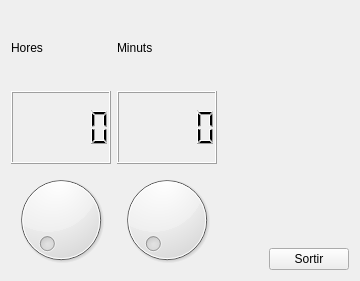
<?xml version="1.0" encoding="UTF-8"?>
<ui version="4.0">
 <class>MyForm</class>
 <widget class="QWidget" name="MyForm">
  <property name="geometry">
   <rect>
    <x>0</x>
    <y>0</y>
    <width>360</width>
    <height>281</height>
   </rect>
  </property>
  <property name="windowTitle">
   <string>Form</string>
  </property>
  <layout class="QHBoxLayout" name="horizontalLayout_3">
   <item>
    <layout class="QHBoxLayout" name="horizontalLayout">
     <item>
      <layout class="QVBoxLayout" name="verticalLayout_3">
       <item>
        <widget class="QLabel" name="label">
         <property name="text">
          <string>Hores</string>
         </property>
        </widget>
       </item>
       <item>
        <widget class="QLCDNumber" name="lcdNumber"/>
       </item>
       <item>
        <widget class="QDial" name="dial">
         <property name="maximum">
          <number>23</number>
         </property>
        </widget>
       </item>
      </layout>
     </item>
     <item>
      <layout class="QVBoxLayout" name="verticalLayout">
       <item>
        <widget class="QLabel" name="label_2">
         <property name="text">
          <string>Minuts</string>
         </property>
        </widget>
       </item>
       <item>
        <widget class="QLCDNumber" name="lcdNumber_2"/>
       </item>
       <item>
        <widget class="QDial" name="dial_2">
         <property name="maximum">
          <number>59</number>
         </property>
        </widget>
       </item>
      </layout>
     </item>
    </layout>
   </item>
   <item>
    <layout class="QHBoxLayout" name="horizontalLayout_2">
     <item>
      <spacer name="horizontalSpacer">
       <property name="orientation">
        <enum>Qt::Horizontal</enum>
       </property>
       <property name="sizeHint" stdset="0">
        <size>
         <width>40</width>
         <height>20</height>
        </size>
       </property>
      </spacer>
     </item>
     <item>
      <layout class="QVBoxLayout" name="verticalLayout_2">
       <item>
        <spacer name="verticalSpacer">
         <property name="orientation">
          <enum>Qt::Vertical</enum>
         </property>
         <property name="sizeHint" stdset="0">
          <size>
           <width>20</width>
           <height>40</height>
          </size>
         </property>
        </spacer>
       </item>
       <item>
        <widget class="QPushButton" name="pushButton">
         <property name="text">
          <string>Sortir</string>
         </property>
        </widget>
       </item>
      </layout>
     </item>
    </layout>
   </item>
  </layout>
 </widget>
 <resources/>
 <connections>
  <connection>
   <sender>dial</sender>
   <signal>sliderMoved(int)</signal>
   <receiver>lcdNumber</receiver>
   <slot>display(int)</slot>
   <hints>
    <hint type="sourcelabel">
     <x>202</x>
     <y>200</y>
    </hint>
    <hint type="destinationlabel">
     <x>197</x>
     <y>111</y>
    </hint>
   </hints>
  </connection>
  <connection>
   <sender>dial_2</sender>
   <signal>sliderMoved(int)</signal>
   <receiver>lcdNumber_2</receiver>
   <slot>display(int)</slot>
   <hints>
    <hint type="sourcelabel">
     <x>317</x>
     <y>204</y>
    </hint>
    <hint type="destinationlabel">
     <x>321</x>
     <y>118</y>
    </hint>
   </hints>
  </connection>
  <connection>
   <sender>pushButton</sender>
   <signal>clicked()</signal>
   <receiver>MyForm</receiver>
   <slot>close()</slot>
   <hints>
    <hint type="sourcelabel">
     <x>545</x>
     <y>432</y>
    </hint>
    <hint type="destinationlabel">
     <x>539</x>
     <y>347</y>
    </hint>
   </hints>
  </connection>
 </connections>
</ui>
